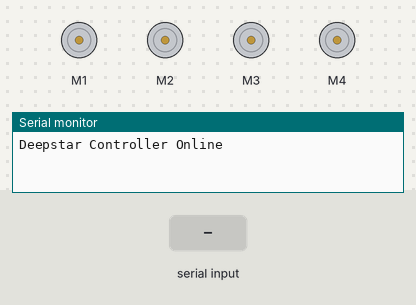
Bench run of a sketch on a simulated Arduino Uno, built with avr-gcc and run on an emulated ATmega328P. Parts: 4 × DC motor (green arrow = forward, orange = backward, longer = faster), the last lines printed to the serial monitor. The test bench sets the inputs (shaded band).

Above: at 1.2 s.
1.3 s: "<ALLSTOP>" received over Serial
2.8 s: "<LEDON>" received over Serial
At 3.3 s:
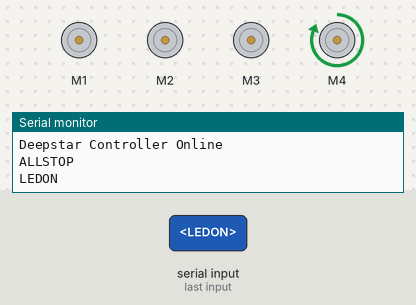
4.3 s: "<LEDOFF>" received over Serial
At 5.5 s:
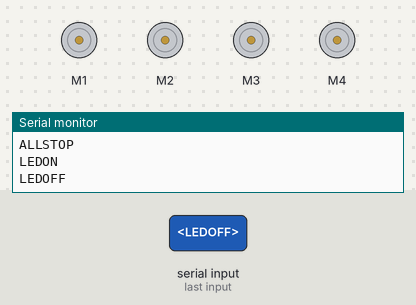
5.8 s: "<PORT>" received over Serial
At 6.8 s:
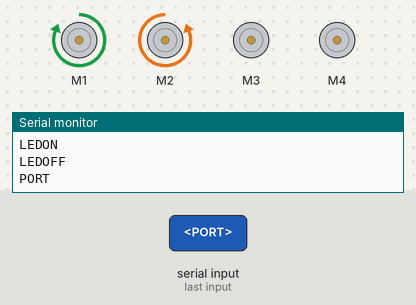
7.3 s: "<STARBOARD>" received over Serial
At 8.1 s:
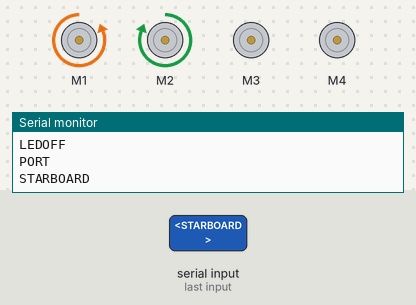
8.8 s: "<ASCEND>" received over Serial
At 9.1 s:
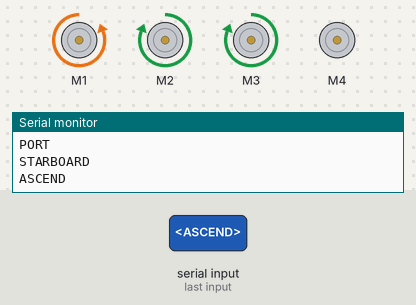
Timing chart, 0 to 11.3 s (numbered marks = the images above; inputs shaded):
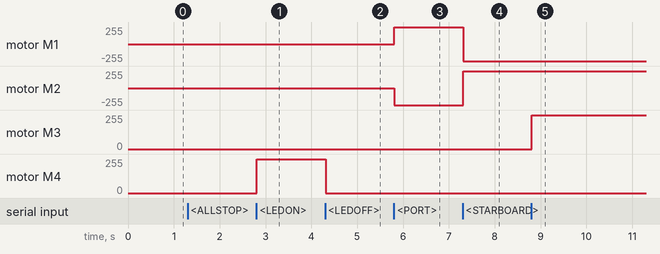

Measured:
- after the input at 2.8 s, motor M4: stopped → forward 255/255 at once
- after the input at 4.3 s, motor M4: forward 255/255 → stopped at once
- after the input at 5.8 s, motor M1: stopped → forward 255/255 at once; motor M2: stopped → backward 255/255 at once
- after the input at 7.3 s, motor M1: forward 255/255 → backward 255/255 at once; motor M2: backward 255/255 → forward 255/255 at once
- after the input at 8.8 s, motor M3: stopped → forward 255/255 at once

The sketch:

DeepstarController.ino
```cpp
#include <Wire.h>
#include <Adafruit_MotorShield.h>
#include "utility/Adafruit_MS_PWMServoDriver.h"

Adafruit_MotorShield AFMS = Adafruit_MotorShield();
const byte numChars = 32;
char receivedChars[numChars];

boolean newData = false;


void setup() {
	Serial.begin(9600);
	Serial.println("Deepstar Controller Online");

	AFMS.begin();
}

void loop() {
	recvWithStartEndMarkers();
	processNewData();
}

void processNewData() {
	if (newData) {
		newData = false;
		Serial.println(receivedChars);
		if (strcmp(receivedChars, "ALLSTOP") == 0) {
			StopMotor(1);
			StopMotor(2);
			StopMotor(3);
		}
		if (strcmp(receivedChars, "LEDON") == 0) {
			RunMotor(4, 255, 1);
		}
		if (strcmp(receivedChars, "LEDOFF") == 0) {
			StopMotor(4);
		}
		if (strcmp(receivedChars, "PORT") == 0) {
			RunMotor(1, 255, 1);
			RunMotor(2, 255, 0);
		}
		if (strcmp(receivedChars, "STARBOARD") == 0) {
			RunMotor(1, 255, 0);
			RunMotor(2, 255, 1);
		}
		if (strcmp(receivedChars, "ASCEND") == 0) {
			RunMotor(3, 255, 1);
		}
		if (strcmp(receivedChars, "DIVE") == 0) {
			RunMotor(3, 255, 0);
		}
		if (strcmp(receivedChars, "AHEAD") == 0) {
			RunMotor(1, 255, 1);
			RunMotor(2, 255, 1);
		}
		if (strcmp(receivedChars, "ASTEARN") == 0) {
			RunMotor(1, 255, 0);
			RunMotor(2, 255, 0);
		}
    if (strcmp(receivedChars, "PORTFORWARDTEST") == 0) {
      RunMotor(1, 255, 1);
    }
    if (strcmp(receivedChars, "PORTREVERSETEST") == 0) {
      RunMotor(1, 255, 0);
    }
    if (strcmp(receivedChars, "STARBOARDFORWARDTEST") == 0) {
      RunMotor(2, 255, 1);
    }
    if (strcmp(receivedChars, "STARBOARDREVERSETEST") == 0) {
      RunMotor(2, 255, 0);
    }
    if (strcmp(receivedChars, "VERTICALFORWARDTEST") == 0) {
      RunMotor(3, 255, 1);
    }
    if (strcmp(receivedChars, "VERTICALREVERSETEST") == 0) {
      RunMotor(3, 255, 0);
    }
	}
}


void recvWithStartEndMarkers() {
	static boolean recvInProgress = false;
	static byte ndx = 0;
	char startMarker = '<';
	char endMarker = '>';
	char rc;

	while (Serial.available() > 0 && newData == false) {
		rc = Serial.read();

		if (recvInProgress == true) {
			if (rc != endMarker) {
				receivedChars[ndx] = rc;
				ndx++;
				if (ndx >= numChars) {
					ndx = numChars - 1;
				}
			}
			else {
				receivedChars[ndx] = '\0'; // terminate the string
				recvInProgress = false;
				ndx = 0;
				newData = true;
			}
		}

		else if (rc == startMarker) {
			recvInProgress = true;
		}
	}
}

void RunMotor(int motorNumber, int motorSpeed, int motorDirection) {
	Adafruit_DCMotor *motor = AFMS.getMotor(motorNumber);
	motor->setSpeed(motorSpeed);

	if (motorDirection == 1) {
		motor->run(FORWARD);
	}
	else
	{
		motor->run(BACKWARD);
	}
}

void StopMotor(int motorNumber) {
	Adafruit_DCMotor *motor = AFMS.getMotor(motorNumber);
	motor->run(RELEASE);
}
```
